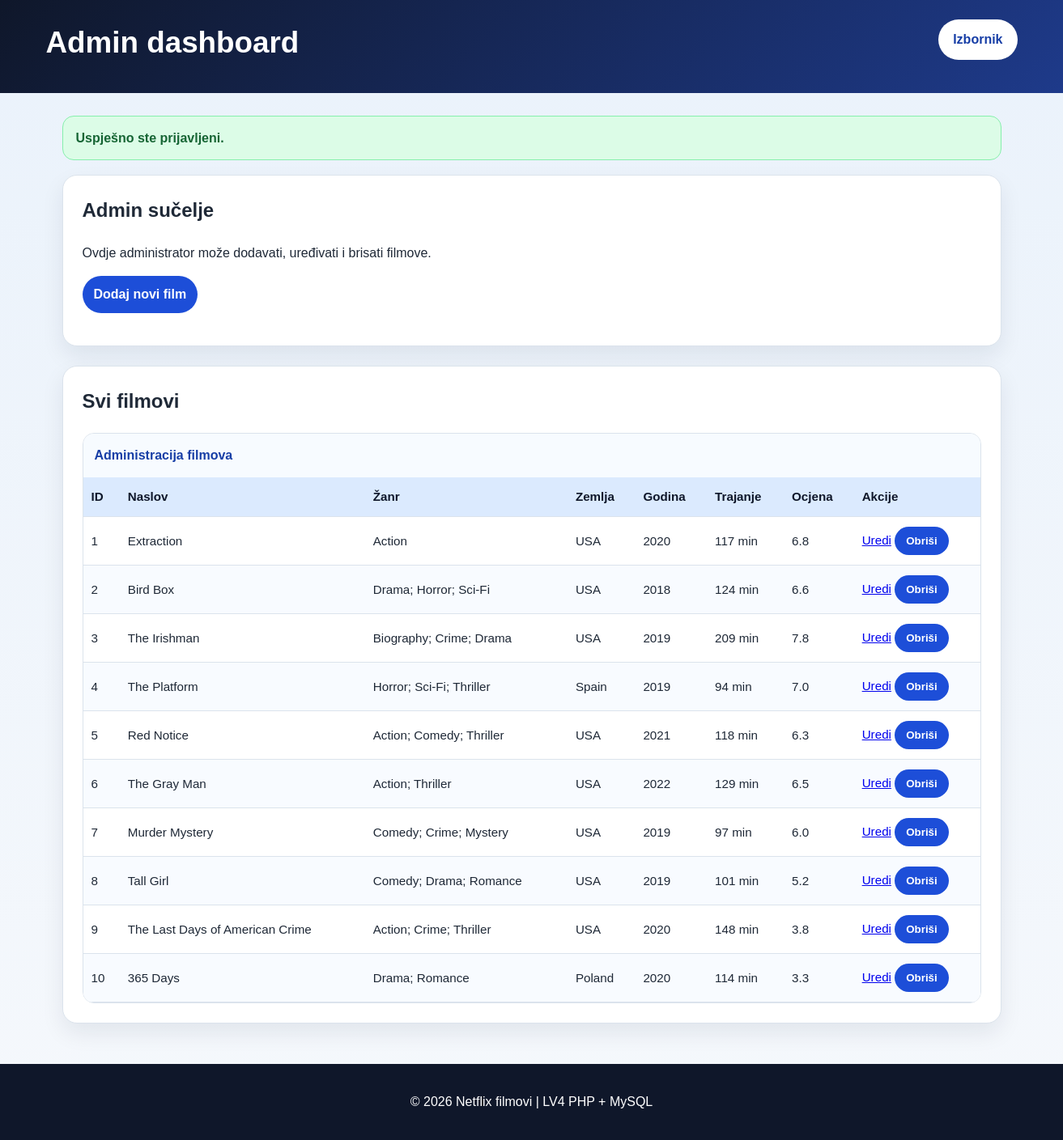
Page /admin/dashboard.php (signed in) on the committed database.
### tables this page shows
CREATE TABLE IF NOT EXISTS movies (
    id INT AUTO_INCREMENT PRIMARY KEY,
    title VARCHAR(255) NOT NULL,
    genre VARCHAR(255) NOT NULL,
    country VARCHAR(100) NOT NULL DEFAULT 'Nepoznato',
    release_year INT NOT NULL,
    duration_min INT NOT NULL,
    rating DECIMAL(3,1) NOT NULL,
    created_at TIMESTAMP DEFAULT CURRENT_TIMESTAMP
);

### admin/dashboard.php (the view, shortened to what this page needs)
<?php
require_once '../includes/db.php';
require_once '../includes/functions.php';
$page_title = 'Admin dashboard';
$stmt = $pdo->query("
    SELECT *
    FROM movies
    ORDER BY created_at DESC
");
$movies = $stmt->fetchAll();
require_once '../includes/header.php';
?>
<section class="intro">
    <article>
        <h2>Admin sučelje</h2>
        <p>
            Ovdje administrator može dodavati, uređivati i brisati filmove.
        </p>
        <p>
            <a class="button-link" href="film_add.php">Dodaj novi film</a>
        </p>
    </article>
</section>
<section class="table-card">
    <h2>Svi filmovi</h2>
    <div class="table-wrap">
        <table>
            <caption>Administracija filmova</caption>
            <thead>
                <tr>
                    <th>ID</th>
                    <th>Naslov</th>
                    <th>Žanr</th>
                    <th>Zemlja</th>
                    <th>Godina</th>
                    <th>Trajanje</th>
                    <th>Ocjena</th>
                    <th>Akcije</th>
                </tr>
            </thead>
            <tbody>
                <?php foreach ($movies as $movie): ?>
                    <tr>
                        <td><?= (int)$movie['id'] ?></td>
                        <td><?= e($movie['title']) ?></td>
                        <td><?= e($movie['genre']) ?></td>
                        <td><?= e($movie['country']) ?></td>
                        <td><?= e($movie['release_year']) ?></td>
                        <td><?= e($movie['duration_min']) ?> min</td>
                        <td><?= e(number_format((float)$movie['rating'], 1)) ?></td>
                        <td>
                            <a href="film_edit.php?id=<?= (int)$movie['id'] ?>">Uredi</a>
                            <form method="post" action="film_delete.php" style="display:inline;">
                                <button type="submit" onclick="return confirm('Jeste li sigurni da želite obrisati film?')">
                                    Obriši
                                </button>
                            </form>
                        </td>
                    </tr>
                <?php endforeach; ?>
            </tbody>
        </table>
    </div>
</section>
<?php require_once '../includes/footer.php'; ?>

### includes/header.php (shortened to what this page needs)
<?php
require_once __DIR__ . '/functions.php';
$page_title = $page_title ?? 'Filmoteka';
?>
<!DOCTYPE html>
<html lang="hr">
<head>
    <link rel="stylesheet" href="public/style.css">
</head>
<body>
<header class="site-header">
    <div class="header-inner">
        <div class="branding">
            <h1><?= e($page_title) ?></h1>
        </div>
        <div class="nav-holder">
            <a href="#main-nav" class="menu-button" aria-label="Prikaži ili sakrij navigaciju">Izbornik</a>
        </div>
    </div>
</header>
<main class="page-main">
    <?php display_flash_message(); ?>

### includes/functions.php (shortened to what this page needs)
<?php
function e(string $value): string
{
    return htmlspecialchars($value, ENT_QUOTES, 'UTF-8');
}
function display_flash_message(): void
{
    if (!empty($_SESSION['flash_message'])) {
        $message = $_SESSION['flash_message'];
        $type = $_SESSION['flash_type'] ?? 'success';
        $class = $type === 'error' ? 'alert alert-error' : 'alert alert-success';
        echo '<div class="' . e($class) . '">' . e($message) . '</div>';
    }
}

### includes/footer.php
</main>
<footer class="site-footer">
    <p>&copy; <?= date('Y') ?> Netflix filmovi | LV4 PHP + MySQL</p>
</footer>
</body>
</html>

### public/style.css (style rules this page uses)
:root { --bg: #eef3f8; --surface: #ffffff; --surface-alt: #f7fbff; --text: #1f2937; --muted: #5b6574; --primary: #1d4ed8; --primary-dark: #173ea6; --border: #dbe3ec; --shadow: 0 12px 28px rgba(14, 30, 55, 0.08); --radius: 18px; --max-width: 1200px; }
* { box-sizing: border-box; }
html { scroll-behavior: smooth; }
body { margin: 0; font-family: Arial, sans-serif; color: var(--text); background: linear-gradient(180deg, #eaf2fb 0%, #f5f8fc 100%); line-height: 1.6; }
.site-header { background: linear-gradient(135deg, #0f172a, #1e3a8a); color: #ffffff; padding: 24px 20px; }
.header-inner { max-width: var(--max-width); margin: 0 auto; display: flex; justify-content: space-between; align-items: flex-start; gap: 24px; flex-wrap: wrap; }
.branding h1 { margin: 0 0 8px 0; font-size: 2.3rem; }
.nav-holder { position: relative; }
.menu-button { display: inline-block; padding: 12px 18px; border-radius: 999px; background-color: #ffffff; color: var(--primary-dark); text-decoration: none; font-weight: bold; transition: transform 0.25s ease, background-color 0.25s ease; }
.page-main { max-width: var(--max-width); margin: 0 auto; padding: 28px 20px 40px; }
.intro article, .table-card, .info-aside { background: var(--surface); border: 1px solid var(--border); border-radius: var(--radius); box-shadow: var(--shadow); }
.intro article { padding: 24px; margin-bottom: 24px; }
.intro h2, .table-card h2, .info-aside h2, .mini-card h3 { margin-top: 0; }
.table-card { padding: 24px; }
.table-wrap { overflow-x: auto; border-radius: 14px; border: 1px solid var(--border); }
table { width: 100%; border-collapse: collapse; min-width: 900px; background: #ffffff; }
caption { padding: 14px; font-weight: bold; text-align: left; background: var(--surface-alt); color: var(--primary-dark); }
th, td { padding: 12px 10px; border-bottom: 1px solid var(--border); text-align: left; font-size: 0.95rem; }
th { background: #dbeafe; color: #0f172a; position: sticky; top: 0; }
tbody tr:nth-child(even) { background: #f8fbff; }
.site-footer { margin-top: 10px; padding: 18px 20px; text-align: center; background: #0f172a; color: #ffffff; }
.alert { padding: 14px 16px; border-radius: 14px; margin-bottom: 18px; font-weight: bold; }
.alert-success { background: #dcfce7; border: 1px solid #86efac; color: #166534; }
.form-card button, .filteri button, button, .button-link { display: inline-block; padding: 10px 14px; border: none; border-radius: 999px; background: var(--primary); color: #ffffff; text-decoration: none; font-weight: bold; cursor: pointer; }

### rows in the picture
movies: id "1", title "Extraction", genre "Action", country "USA", release_year "2020", duration_min "117", rating "6.8"
movies: id "2", title "Bird Box", genre "Drama; Horror; Sci-Fi", country "USA", release_year "2018", duration_min "124", rating "6.6"
movies: id "3", title "The Irishman", genre "Biography; Crime; Drama", country "USA", release_year "2019", duration_min "209", rating "7.8"
movies: id "4", title "The Platform", genre "Horror; Sci-Fi; Thriller", country "Spain", release_year "2019", duration_min "94", rating "7.0"
movies: id "5", title "Red Notice", genre "Action; Comedy; Thriller", country "USA", release_year "2021", duration_min "118", rating "6.3"
movies: id "6", title "The Gray Man", genre "Action; Thriller", country "USA", release_year "2022", duration_min "129", rating "6.5"
movies: id "7", title "Murder Mystery", genre "Comedy; Crime; Mystery", country "USA", release_year "2019", duration_min "97", rating "6.0"
movies: id "8", title "Tall Girl", genre "Comedy; Drama; Romance", country "USA", release_year "2019", duration_min "101", rating "5.2"
movies: id "9", title "The Last Days of American Crime", genre "Action; Crime; Thriller", country "USA", release_year "2020", duration_min "148", rating "3.8"
movies: id "10", title "365 Days", genre "Drama; Romance", country "Poland", release_year "2020", duration_min "114", rating "3.3"

### other values in the picture
$page_title "Admin dashboard"
$message "Uspješno ste prijavljeni."
